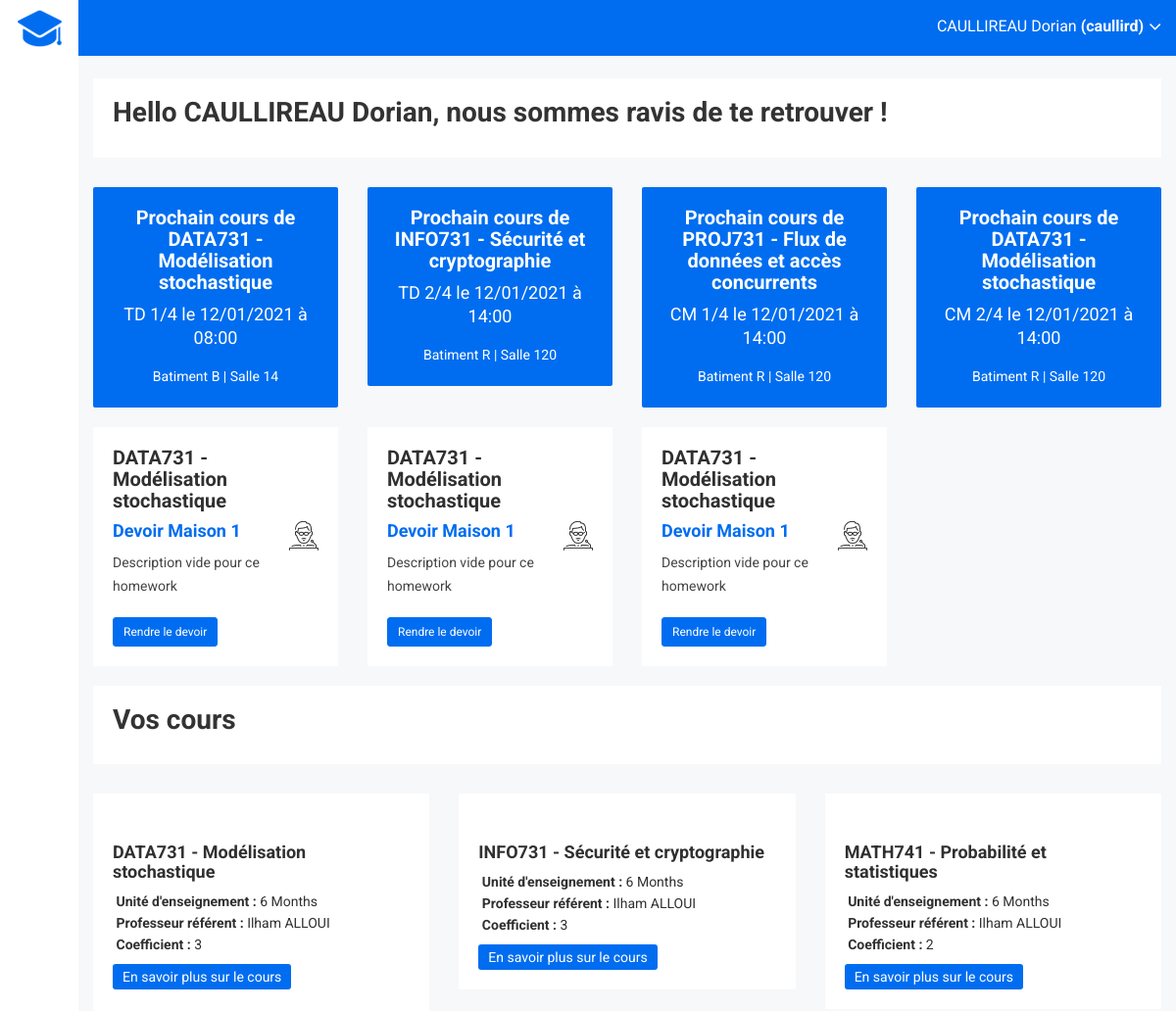
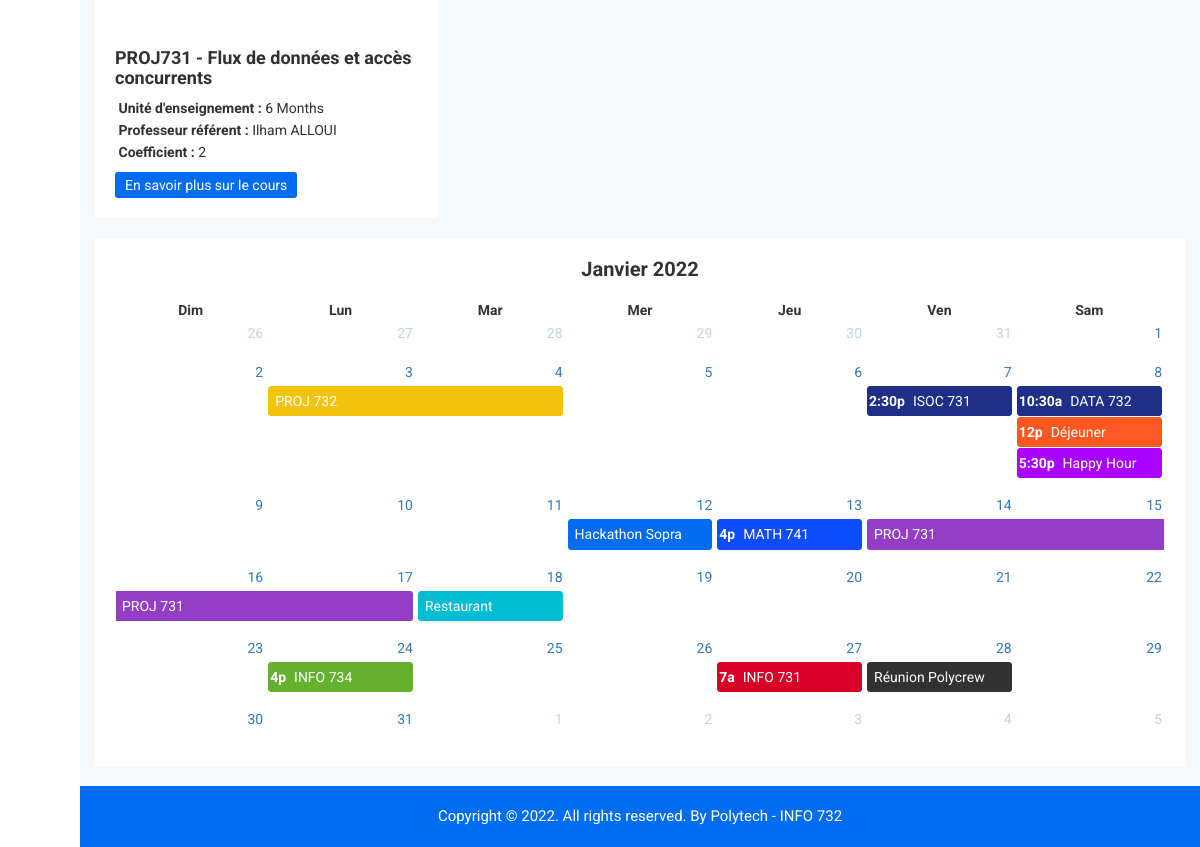
The page / on the database its author committed (2 pictures, top to bottom).
### tables this page shows
CREATE TABLE IF NOT EXISTS internaluser (
    idinternaluser int(11) NOT NULL AUTO_INCREMENT,
    name_user varchar(100) NOT NULL,
    forname_user varchar(100) NOT NULL,
    email varchar(100) NOT NULL,
    password varchar(100) NOT NULL,
    username varchar(100) NULL,
    picture varchar(255) NULL,
    admin boolean NOT NULL default FALSE,
    deleted boolean NOT NULL default FALSE,
    PRIMARY KEY (idinternaluser)
    );

CREATE TABLE IF NOT EXISTS course (
    idcourse int(11) NOT NULL AUTO_INCREMENT,
    title_course varchar(100) NOT NULL,
    description_course varchar(2000) NULL,
    day_course varchar(25) NOT NULL,
    timebegin_course TIME NOT NULL,
    timeend_course TIME NOT NULL,
    idteacher int(11) NOT NULL,
    idclassroom int(11) NOT NULL,
    idpeoplegroup int(11) NOT NULL,
    idmodule int(11) NOT NULL,
    idtypecourse int(11) NOT NULL,
    FOREIGN KEY (idteacher) REFERENCES teacher(idteacher),
    FOREIGN KEY (idclassroom) REFERENCES classroom(idclassroom),
    FOREIGN KEY (idpeoplegroup) REFERENCES peoplegroup(idpeoplegroup),
    FOREIGN KEY (idmodule) REFERENCES module(idmodule),
    FOREIGN KEY (idtypecourse) REFERENCES typecourse(idtypecourse),
    PRIMARY KEY (idcourse)
    );

CREATE TABLE IF NOT EXISTS module (
    idmodule int(11) NOT NULL AUTO_INCREMENT,
    title_module varchar(100) NOT NULL,
    description_module varchar(2000) NOT NULL,
    gradecoefficient_module float NOT NULL,
    idteacher int(11) NOT NULL,
    FOREIGN KEY (idteacher) REFERENCES teacher(idteacher),
    PRIMARY KEY (idmodule)
    );

CREATE TABLE IF NOT EXISTS building(
    idbuilding int(11) NOT NULL AUTO_INCREMENT,
    name_building varchar(100) NULL,
    description_building varchar(500) NULL,
    PRIMARY KEY (idbuilding)
    );

CREATE TABLE IF NOT EXISTS classroom (
    idclassroom int(11) NOT NULL AUTO_INCREMENT,
    name_classroom varchar(100) NULL,
    idbuilding int(11) NOT NULL,
    capacity_classroom int(11) NULL,
    description_classroom varchar(500) NULL,
    FOREIGN KEY (idbuilding) REFERENCES building(idbuilding),
    PRIMARY KEY (idclassroom)
    );

CREATE TABLE IF NOT EXISTS homework(
    idhomework int(11) NOT NULL AUTO_INCREMENT,
    title_homework varchar(100) NOT NULL,
    description_homework varchar(255) NULL,
    deadline DATETIME NOT NULL,
    checked boolean NOT NULL default FALSE,
    idmodule int(11) NOT NULL,
    idstudent int(11) NOT NULL,
    FOREIGN KEY (idstudent) REFERENCES student(idstudent),
    FOREIGN KEY (idmodule) REFERENCES module(idmodule),
    PRIMARY KEY (idhomework)
    );

### view/site/index.php (the view, shortened to what the rows shown need)
    <div class="breadcome-area">
        <div class="container-fluid">
            <div class="row">
                <div class="col-lg-12 col-md-12 col-sm-12 col-xs-12">
                    <div class="breadcome-list">
                        <div class="row">
                            <div class="col-lg-12 col-md-6 col-sm-12 col-xs-12">
                                <ul>
                                    <li><span><h1>Hello <?php echo $_SESSION["user"][0]->name_user ;?> <?php echo $_SESSION["user"][0]->forname_user ;?>, nous sommes ravis de te retrouver ! </h1></span>
                                    </li>
                                </ul>
                            </div>
                        </div>
                    </div>
                </div>
            </div>
        </div>
    </div>
</div>
<div class="widget-program-bg">
    <div class="container-fluid">
        <div class="row">
            <?php
                foreach($data['course'] as $course){
            ?>
                    <div class="col-lg-3 col-md-6 col-sm-6 col-xs-12">
                        <div class="hpanel shadow-inner hbggreen  bg-1 responsive-mg-b-30">
                            <div class="panel-body">
                                <div class="text-center content-bg-pro">
                                    <h3>Prochain cours de <?php echo $course->idmodule->title_module ?></h3>
                                    <p class="text-big font-light">
                                        <?php
                                            $date = new DateTime($course->timebegin_course);
                                            echo $course->title_course . " le " . $course->day_course . " à " . date_format($date, 'H:i');
                                        ?>
                                    </p>
                                    <small>
                                        <?php echo $course->idclassroom->idbuilding->name_building . " | Salle " . $course->idclassroom->name_classroom ?>
                                    </small>
                                </div>
                            </div>
                        </div>
                    </div>
            <?php
                }
            ?>
        </div>
    </div>
</div>
    <br>
<div class="widgets-programs-area">
    <div class="container-fluid">
        <div class="row">
            <?php
                foreach($data['homework'] as $homework){
                    ?>
                        <div class="col-lg-3 col-md-6 col-sm-6 col-xs-12">
                            <div class="hpanel widget-int-shape responsive-mg-b-30">
                                <div class="panel-body">
                                    <div class="stats-title pull-left">
                                        <h4><?php echo $homework->idmodule->title_module;;  ?></h4>
                                    </div>
                                    <div class="stats-icon pull-right">
                                        <i class="educate-icon educate-professor"></i>
                                    </div>
                                    <div class="m-t-xl widget-cl-1">
                                        <h1 class="text-success"><?php echo $homework->title_homework; ?></h1>
                                        <small>
                                            <?php echo $homework->description_homework;  ?>
                                        </small>
                                    </div>
                                    <br>
                                    <button class="btn btn-success widget-btn-1 btn-sm">Rendre le devoir</button>
                                </div>
                            </div>
                        </div>
                    <?php
                }
            ?>
        </div>
    </div>
</div>
<div class="breadcome-area">
        <div class="container-fluid">
            <div class="row">
                <div class="col-lg-12 col-md-12 col-sm-12 col-xs-12">
                    <div class="breadcome-list">
                        <div class="row">
                            <div class="col-lg-6 col-md-6 col-sm-6 col-xs-12">
                                <ul>
                                    <li><span><h1>Vos cours</h1></span>
                                    </li>
                                </ul>
                            </div>
                        </div>
                    </div>
                </div>
            </div>
        </div>
    </div>
    <div class="courses-area mg-b-15">
    <div class="container-fluid">
        <div class="row">
            <?php
            foreach($data['module'] as $module){
            ?>
                <div class="col-lg-4 col-md-4 col-sm-4 col-xs-12">
                    <div class="courses-inner res-mg-t-30 table-mg-t-pro-n tb-sm-res-d-n dk-res-t-d-n">
                        <div class="courses-title">
                            <h2><?php echo $module->title_module; ?></h2>
                        </div>
                        <div class="course-des">
                            <p><span><i class="fa fa-clock"></i></span> <b>Unité d'enseignement : </b> 6 Months</p>
                            <p><span><i class="fa fa-clock"></i></span> <b>Professeur référent :</b> <?php echo $module->idteacher->idinternaluser->forname_user . " " . $module->idteacher->idinternaluser->name_user;  ?> </p>
                            <p><span><i class="fa fa-clock"></i></span> <b>Coefficient : </b><?php echo $module->gradecoefficient_module; ?></p>
                        </div>
                        <div class="product-buttons">
                            <a class="product-buttons" href="<?php echo "?r=course/student&id=".$module->idmodule?>">
                                <button type="button" class="button-default cart-btn">En savoir plus sur le cours</button>
                            </a>
                        </div>
                    </div>
                </div>
            <?php
            }
            ?>
        </div>
    </div>
</div>
<div class="calender-area mg-b-15">
    <div class="container-fluid">
        <div class="row">
            <div class="col-lg-12">
                <div class="calender-inner">
                    <div id='calendar'></div>
                </div>
            </div>
        </div>
    </div>
</div>

### view/header.php (shortened to what the rows shown need)
<!doctype html>
<html class="no-js" lang="en">
<head>
    <link rel="stylesheet" href="css/bootstrap.min.css">
    <link rel="stylesheet" href="css/font-awesome.min.css">
    <link rel="stylesheet" href="css/owl.carousel.css">
    <link rel="stylesheet" href="css/owl.theme.css">
    <link rel="stylesheet" href="css/owl.transitions.css">
    <link rel="stylesheet" href="css/animate.css">
    <link rel="stylesheet" href="css/normalize.css">
    <link rel="stylesheet" href="css/meanmenu.min.css">
    <link rel="stylesheet" href="css/main.css">
    <link rel="stylesheet" href="css/educate-custon-icon.css">
    <link rel="stylesheet" href="css/morrisjs/morris.css">
    <link rel="stylesheet" href="css/scrollbar/jquery.mCustomScrollbar.min.css">
    <link rel="stylesheet" href="css/metisMenu/metisMenu.min.css">
    <link rel="stylesheet" href="css/metisMenu/metisMenu-vertical.css">
    <link rel="stylesheet" href="css/calendar/fullcalendar.min.css">
    <link rel="stylesheet" href="css/calendar/fullcalendar.print.min.css">
    <link rel="stylesheet" href="css/template_style.css">
    <link rel="stylesheet" href="css/responsive.css">
</head>
<body class="mini-navbar">
<div class="left-sidebar-pro">
    <nav id="sidebar" class="active">
        <div class="sidebar-header">
            <strong><a href="index.html"><img src="img/logo/logosn.png" alt="" /></a></strong>
        </div>
    </nav>
</div>
<div class="all-content-wrapper">
    <div class="container-fluid">
        <div class="row">
            <div class="col-lg-12 col-md-12 col-sm-12 col-xs-12">
                <div class="logo-pro">
                    <a href="index.html"><img class="main-logo" src="img/logo/logo.png" alt="" /></a>
                </div>
            </div>
        </div>
    </div>
    <div class="header-advance-area">
        <div class="header-top-area">
            <div class="container-fluid">
                <div class="row">
                    <div class="col-lg-12 col-md-12 col-sm-12 col-xs-12">
                        <div class="header-top-wraper">
                            <div class="row">
                                <div class="col-lg-1 col-md-0 col-sm-1 col-xs-12">
                                    <div class="menu-switcher-pro">
                                        <button type="button" id="sidebarCollapse" class="btn bar-button-pro header-drl-controller-btn btn-info navbar-btn">
                                        </button>
                                    </div>
                                </div>
                                <div class="col-lg-5 col-md-5 col-sm-12 col-xs-12">
                                    <div class="header-right-info">
                                        <ul class="nav navbar-nav mai-top-nav header-right-menu">
                                            <li class="nav-item">
                                                <a href="#" data-toggle="dropdown" role="button" aria-expanded="false" class="nav-link dropdown-toggle">
                                                    <span class="admin-name"><?php echo $_SESSION["user"][0]->name_user ;?> <?php echo $_SESSION["user"][0]->forname_user ;?> <b>(<?php echo $_SESSION["user"][0]->username ;?>)</b></span>
                                                    <i class="fa fa-angle-down edu-icon edu-down-arrow"></i>
                                                </a>
                                            </li>
                                        </ul>
                                    </div>
                                </div>
                                <div class="col-lg-2 col-md-3 col-sm-2 col-xs-4">
                                </div>
                            </div>
                        </div>
                    </div>
                </div>
            </div>
        </div>

### rows shown on the page
internaluser: name_user "CAULLIREAU", forname_user "Dorian", username "caullird"
course: idmodule.title_module "DATA731 - Modélisation stochastique", title_course "TD 1/4", day_course "12/01/2021", timebegin_course "08:00", idclassroom.name_classroom "14"
building: name_building "Batiment B"
course: idmodule.title_module "INFO731 - Sécurité et cryptographie", title_course "TD 2/4", day_course "12/01/2021", timebegin_course "14:00", idclassroom.name_classroom "120"
building: name_building "Batiment R"
course: idmodule.title_module "PROJ731 - Flux de données et accès concurrents", title_course "CM 1/4", day_course "12/01/2021", timebegin_course "14:00", idclassroom.name_classroom "120"
course: idmodule.title_module "DATA731 - Modélisation stochastique", title_course "CM 2/4", day_course "12/01/2021", timebegin_course "14:00", idclassroom.name_classroom "120"
module: title_module "DATA731 - Modélisation stochastique", gradecoefficient_module "3"
homework: idmodule.title_module "DATA731 - Modélisation stochastique", title_homework "Devoir Maison 1", description_homework "Description vide pour ce homework"
homework: idmodule.title_module "DATA731 - Modélisation stochastique", title_homework "Devoir Maison 1", description_homework "Description vide pour ce homework"
internaluser: forname_user "Ilham", name_user "ALLOUI"
module: title_module "INFO731 - Sécurité et cryptographie", gradecoefficient_module "3"
module: title_module "MATH741 - Probabilité et statistiques", gradecoefficient_module "2"
module: title_module "PROJ731 - Flux de données et accès concurrents", gradecoefficient_module "2"

### other values the page prints
$homework->title_homework "Devoir Maison 1"
$homework->description_homework "Description vide pour ce homework"
